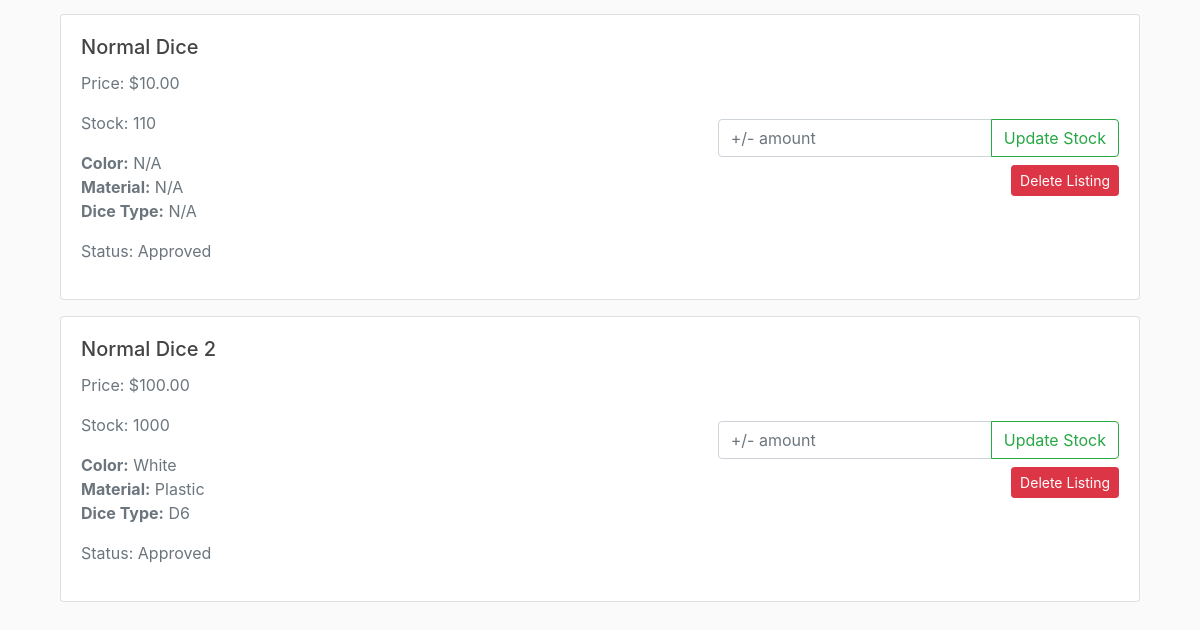
/sellermylistings/ (signed in, lower part), run on an earlier commit of the app's database.
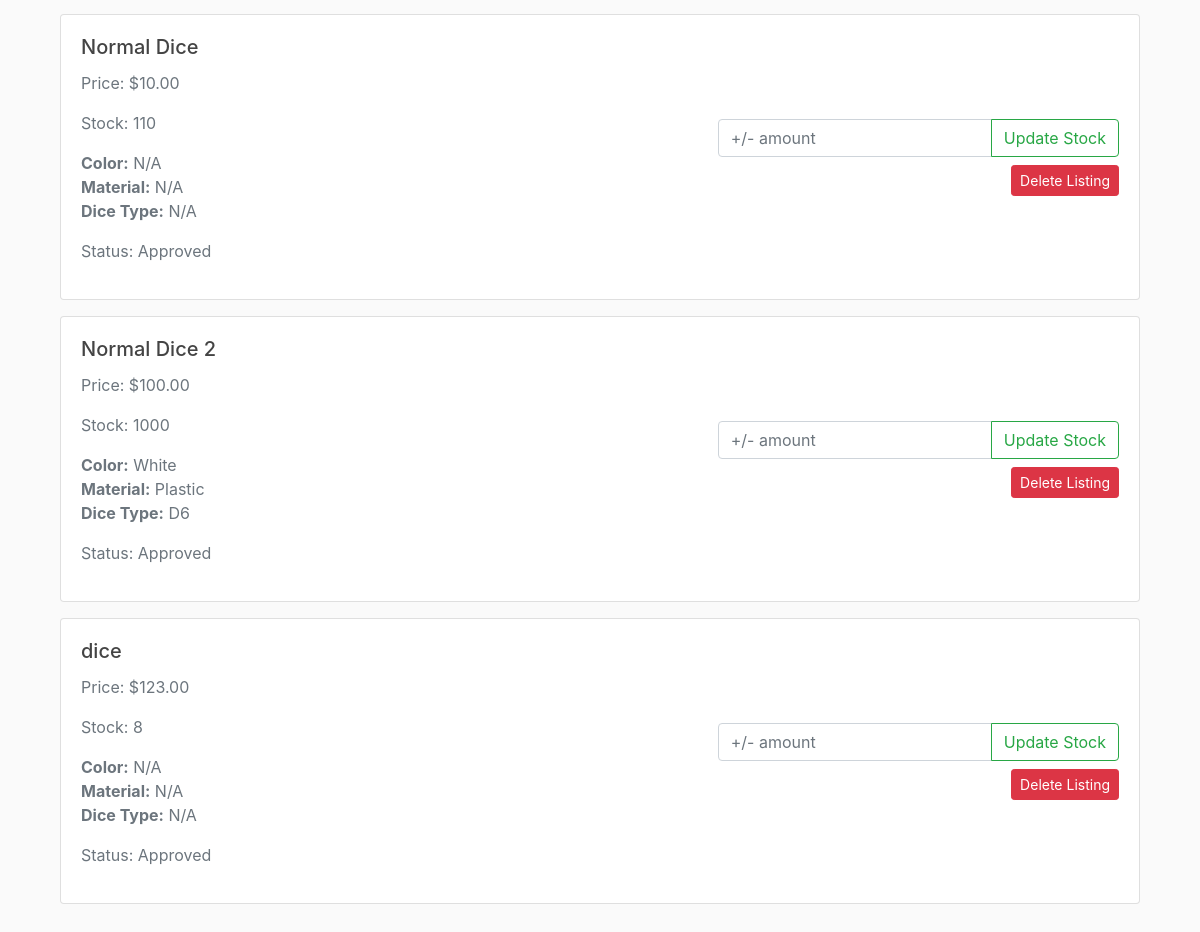
And on a later commit of the database.
### store/models.py (models this page shows, shortened)
class Product(models.Model):
    seller = models.ForeignKey(Seller, on_delete=models.CASCADE)
    name = models.CharField(max_length=100)
    description = models.TextField(blank=True)
    price = models.DecimalField(max_digits=8, decimal_places=2)
    color = models.CharField(max_length=30, default="N/A", db_index=True)
    material = models.CharField(max_length=30, default="N/A", db_index=True)
    dice_type = models.CharField(max_length=30, default="N/A", db_index=True)
    stock = models.PositiveIntegerField(default=0)
    image = models.ImageField(upload_to='product_images/', blank=True)
    created_at = models.DateTimeField(default=timezone.now)
    status = models.IntegerField(default=0)
    is_reported = models.BooleanField(default=False)
    report_confirmed = models.BooleanField(default=False)

### shop/views.py (the view)
# urls.py: path('sellermylistings/', views.sellermylistings, name='shop-sellermylistings'),
@login_required
def sellermylistings(request):
    profile = request.user.profile
    if profile.role != profile.ROLE_SELLER:
        return HttpResponseForbidden("You do not have permission to view this page.")
    listings = Product.objects.filter(seller__user=profile.user)
    context = {
        'username': request.user.username,
        'listings': listings
    }
    return render(request, 'shop/sellermylistings.html', context)

### shop/templates/shop/sellermylistings.html (shortened to what this page needs)
{% extends "shop/base.html" %}
{% block content %}
<div class="container mt-5">
  {% for product in listings %}
  <div class="card mb-3 shadow-sm">
    <div class="card-body">
      <div class="d-flex justify-content-between align-items-center">
        <div>
          <h5 class="card-title">{{ product.name }}</h5>
          <p class="text-muted">Price: ${{ product.price }}</p>
          <p class="text-muted">Stock: {{ product.stock }}</p>
          <p class="text-muted">
            <strong>Color:</strong> {{ product.color }}<br>
            <strong>Material:</strong> {{ product.material }}<br>
            <strong>Dice Type:</strong> {{ product.dice_type }}
          </p>
          <p class="text-muted">
            Status:
            {% if product.status == 0 %}Unverified
            {% elif product.status == 1 %}Approved
            {% else %}Banned
            {% endif %}
          </p>
        </div>
        <div class="text-right">
          <form action="{% url 'restock_product' product.pk %}" method="post" class="mb-2">
            <div class="input-group">
              <input type="number" name="amount" class="form-control" placeholder="+/- amount">
              <div class="input-group-append">
                <button class="btn btn-outline-success" type="submit">Update Stock</button>
              </div>
            </div>
          </form>
          <form action="{% url 'remove_product' product.pk %}" method="post">
            <button class="btn btn-danger btn-sm">Delete Listing</button>
          </form>
        </div>
      </div>
    </div>
  </div>
  {% endfor %}
</div>
{% endblock %}

What changed in the data, as far as the page shows it:
added Product: name "dice", price "123.00", stock "8", color "N/A", material "N/A", dice_type "N/A", status "Approved"
